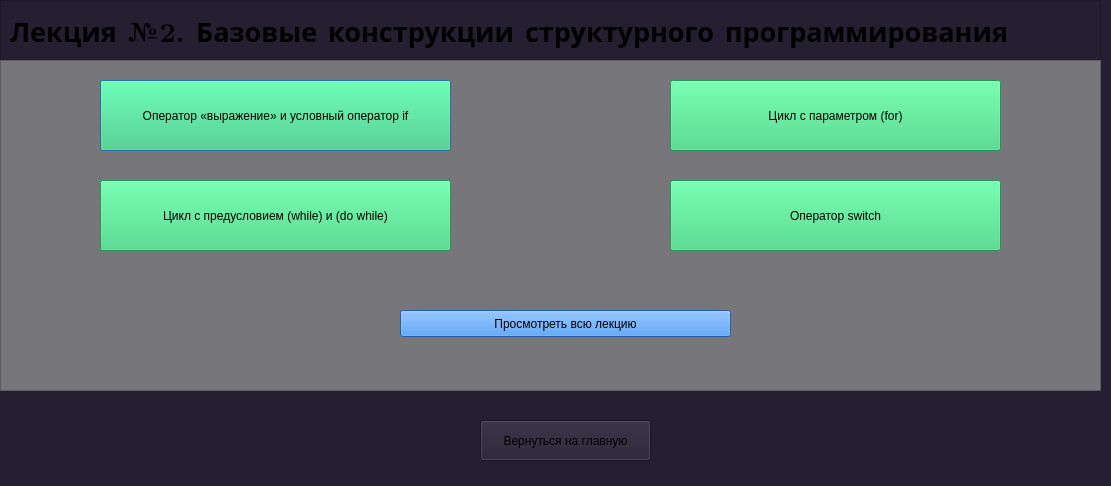
<?xml version="1.0" encoding="UTF-8"?>
<ui version="4.0">
 <class>test2</class>
 <widget class="QDialog" name="test2">
  <property name="geometry">
   <rect>
    <x>0</x>
    <y>0</y>
    <width>1111</width>
    <height>486</height>
   </rect>
  </property>
  <property name="windowTitle">
   <string>Обучающая система</string>
  </property>
  <property name="styleSheet">
   <string notr="true">background-color: rgb(36, 31, 49);</string>
  </property>
  <widget class="QFrame" name="frame_3">
   <property name="geometry">
    <rect>
     <x>0</x>
     <y>0</y>
     <width>1101</width>
     <height>391</height>
    </rect>
   </property>
   <property name="frameShape">
    <enum>QFrame::StyledPanel</enum>
   </property>
   <property name="frameShadow">
    <enum>QFrame::Raised</enum>
   </property>
   <widget class="QFrame" name="frame_2">
    <property name="geometry">
     <rect>
      <x>0</x>
      <y>60</y>
      <width>1101</width>
      <height>331</height>
     </rect>
    </property>
    <property name="autoFillBackground">
     <bool>false</bool>
    </property>
    <property name="styleSheet">
     <string notr="true">background-color: rgb(119, 118, 123);</string>
    </property>
    <property name="frameShape">
     <enum>QFrame::StyledPanel</enum>
    </property>
    <property name="frameShadow">
     <enum>QFrame::Raised</enum>
    </property>
    <widget class="QPushButton" name="pushButton">
     <property name="geometry">
      <rect>
       <x>100</x>
       <y>20</y>
       <width>351</width>
       <height>71</height>
      </rect>
     </property>
     <property name="styleSheet">
      <string notr="true">background-color: rgb(51, 209, 122);
color: rgb(0, 0, 0);</string>
     </property>
     <property name="text">
      <string>Оператор «выражение» и условный оператор if</string>
     </property>
    </widget>
    <widget class="QPushButton" name="pushButton_2">
     <property name="geometry">
      <rect>
       <x>100</x>
       <y>120</y>
       <width>351</width>
       <height>71</height>
      </rect>
     </property>
     <property name="styleSheet">
      <string notr="true">background-color: rgb(51, 209, 122);
color: rgb(0, 0, 0);</string>
     </property>
     <property name="text">
      <string>Цикл с предусловием (while) и (do while)</string>
     </property>
    </widget>
    <widget class="QPushButton" name="pushButton_4">
     <property name="geometry">
      <rect>
       <x>400</x>
       <y>250</y>
       <width>331</width>
       <height>27</height>
      </rect>
     </property>
     <property name="styleSheet">
      <string notr="true">background-color: rgb(53, 132, 228);</string>
     </property>
     <property name="text">
      <string>Просмотреть всю лекцию</string>
     </property>
    </widget>
    <widget class="QPushButton" name="pushButton_6">
     <property name="geometry">
      <rect>
       <x>670</x>
       <y>20</y>
       <width>331</width>
       <height>71</height>
      </rect>
     </property>
     <property name="styleSheet">
      <string notr="true">background-color: rgb(51, 209, 122);
color: rgb(0, 0, 0);</string>
     </property>
     <property name="text">
      <string>Цикл с параметром (for)</string>
     </property>
    </widget>
    <widget class="QPushButton" name="pushButton_3">
     <property name="geometry">
      <rect>
       <x>670</x>
       <y>120</y>
       <width>331</width>
       <height>71</height>
      </rect>
     </property>
     <property name="styleSheet">
      <string notr="true">background-color: rgb(51, 209, 122);
color: rgb(0, 0, 0);</string>
     </property>
     <property name="text">
      <string>Оператор switch</string>
     </property>
    </widget>
   </widget>
   <widget class="QLabel" name="label_2">
    <property name="geometry">
     <rect>
      <x>10</x>
      <y>10</y>
      <width>1081</width>
      <height>41</height>
     </rect>
    </property>
    <property name="font">
     <font>
      <family>LM Roman 8</family>
      <pointsize>20</pointsize>
      <weight>75</weight>
      <bold>true</bold>
     </font>
    </property>
    <property name="text">
     <string>Лекция №2. Базовые конструкции структурного программирования</string>
    </property>
   </widget>
  </widget>
  <widget class="QPushButton" name="pushButton_5">
   <property name="geometry">
    <rect>
     <x>480</x>
     <y>420</y>
     <width>171</width>
     <height>41</height>
    </rect>
   </property>
   <property name="text">
    <string>Вернуться на главную</string>
   </property>
  </widget>
 </widget>
 <resources/>
 <connections/>
</ui>
